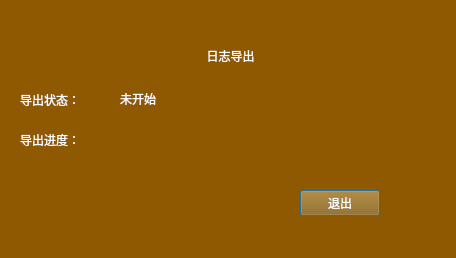
<?xml version="1.0" encoding="UTF-8"?>
<ui version="4.0">
 <class>LogBranchEleExportDlg</class>
 <widget class="QDialog" name="LogBranchEleExportDlg">
  <property name="geometry">
   <rect>
    <x>0</x>
    <y>0</y>
    <width>456</width>
    <height>258</height>
   </rect>
  </property>
  <property name="windowTitle">
   <string>Dialog</string>
  </property>
  <property name="styleSheet">
   <string notr="true">background-color: rgb(143, 89, 2);
font: 57 14pt &quot;Ubuntu&quot;;
color: rgb(255, 255, 255);</string>
  </property>
  <widget class="QLabel" name="label_4">
   <property name="geometry">
    <rect>
     <x>20</x>
     <y>130</y>
     <width>81</width>
     <height>20</height>
    </rect>
   </property>
   <property name="text">
    <string>导出进度：</string>
   </property>
  </widget>
  <widget class="QPushButton" name="pushButton">
   <property name="geometry">
    <rect>
     <x>300</x>
     <y>190</y>
     <width>80</width>
     <height>26</height>
    </rect>
   </property>
   <property name="text">
    <string>退出</string>
   </property>
  </widget>
  <widget class="QLabel" name="label_2">
   <property name="geometry">
    <rect>
     <x>20</x>
     <y>90</y>
     <width>81</width>
     <height>20</height>
    </rect>
   </property>
   <property name="text">
    <string>导出状态：</string>
   </property>
  </widget>
  <widget class="QWidget" name="widget" native="true">
   <property name="geometry">
    <rect>
     <x>130</x>
     <y>120</y>
     <width>251</width>
     <height>41</height>
    </rect>
   </property>
  </widget>
  <widget class="QLabel" name="label">
   <property name="geometry">
    <rect>
     <x>10</x>
     <y>40</y>
     <width>441</width>
     <height>31</height>
    </rect>
   </property>
   <property name="text">
    <string>日志导出</string>
   </property>
   <property name="alignment">
    <set>Qt::AlignCenter</set>
   </property>
  </widget>
  <widget class="QLabel" name="statusLab">
   <property name="geometry">
    <rect>
     <x>120</x>
     <y>90</y>
     <width>281</width>
     <height>18</height>
    </rect>
   </property>
   <property name="text">
    <string>未开始</string>
   </property>
  </widget>
 </widget>
 <resources/>
 <connections/>
</ui>
